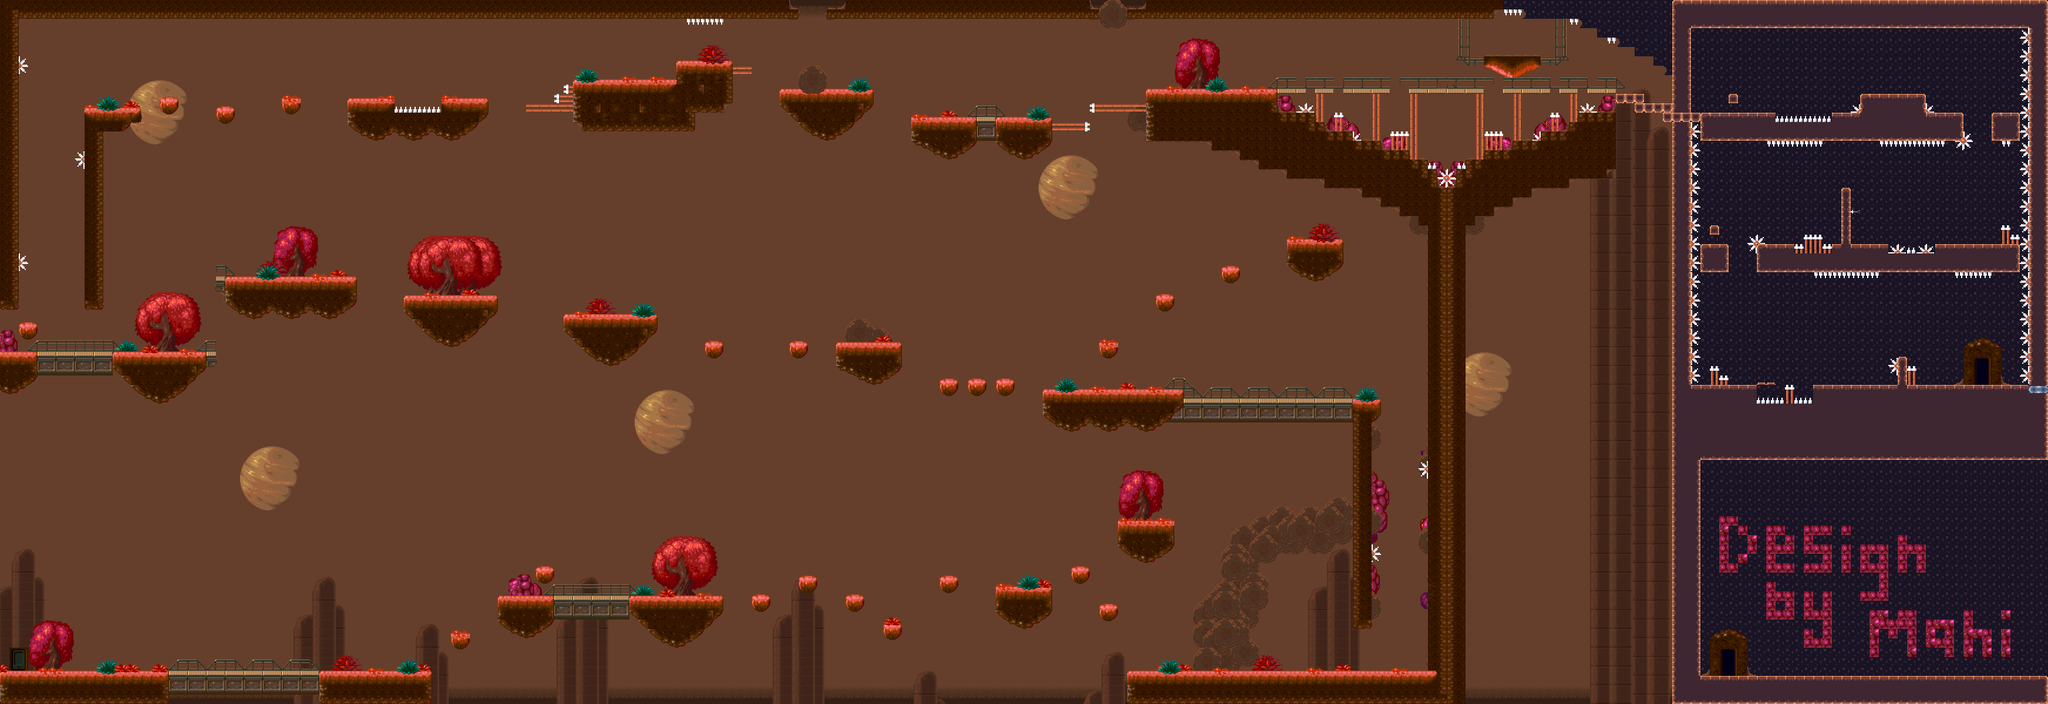

The image is a tile-based game level rendered from a .tmx file. Its description and source (layers, tilesets, objects; grid data summarised) follow:
An orthogonal 218x75 tile map with 16x16 px tiles, 11 tile layers (colour, death, section2 bg, bg Items 1, ...) and 479 objects (206x coin, 137x wall, 52x spike, 34x invis_wall, 15x health, ...).

<map version="1.2" tiledversion="1.3.1" orientation="orthogonal" renderorder="right-down" compressionlevel="0" width="218" height="75" tilewidth="16" tileheight="16" infinite="0" nextlayerid="41" nextobjectid="1055">
 <tileset firstgid="1" source="encoding.tsx" />
 <layer id="30" name="colour" width="218" height="75">
  <data>[16350 cells, 16350 non-empty, 64 distinct tile ids]</data>
 </layer>
 <layer id="31" name="death" width="218" height="75">
  <data>[16350 cells, 481 non-empty, 11 distinct tile ids]</data>
 </layer>
 <layer id="32" name="section2 bg" width="218" height="75">
  <data>[16350 cells, 3065 non-empty, 2 distinct tile ids]</data>
 </layer>
 <layer id="33" name="bg Items 1" width="218" height="75">
  <data>[16350 cells, 645 non-empty, 143 distinct tile ids]</data>
 </layer>
 <layer id="34" name="bg Items 2" width="218" height="75">
  <data>[16350 cells, 525 non-empty, 81 distinct tile ids]</data>
 </layer>
 <layer id="35" name="bg Items 3" width="218" height="75">
  <data>[16350 cells, 689 non-empty, 126 distinct tile ids]</data>
 </layer>
 <layer id="36" name="ONBOTTOM Items 1" width="218" height="75">
  <data>[16350 cells, 806 non-empty, 161 distinct tile ids]</data>
 </layer>
 <layer id="37" name="Platforms" width="218" height="75">
  <data>[16350 cells, 2698 non-empty, 74 distinct tile ids]</data>
 </layer>
 <layer id="38" name="ONBOTTOM Items 2" width="218" height="75">
  <data>[16350 cells, 1132 non-empty, 114 distinct tile ids]</data>
 </layer>
 <layer id="39" name="ONTOP Items 1" width="218" height="75">
  <data>[16350 cells, 266 non-empty, 57 distinct tile ids]</data>
 </layer>
 <layer id="40" name="ONTOP Items 2" width="218" height="75">
  <data>[16350 cells, 194 non-empty, 24 distinct tile ids]</data>
 </layer>
 <objectgroup id="12" name="Obstacles" visible="0">
  <object id="1" name="wall" x="0.00208333" y="1143.03" width="735.972" height="56.9717" />
  <object id="2" name="wall" x="768.063" y="1077.94" width="32" height="29" />
  <object id="3" name="wall" x="912.125" y="965.875" width="32" height="29" />
  <object id="4" name="wall" x="1280.06" y="1013.92" width="32" height="29" />
  <object id="5" name="wall" x="1440.04" y="1013.83" width="32" height="29" />
  <object id="6" name="wall" x="1360.04" y="981.687" width="32" height="29" />
  <object id="7" name="wall" x="1600.05" y="981.802" width="32" height="29" />
  <object id="8" name="wall" x="1504.15" y="1063.89" width="32" height="27" />
  <object id="9" name="wall" x="1823.92" y="966" width="32" height="29" />
  <object id="10" name="wall" x="1871.94" y="1030" width="32" height="29" />
  <object id="11" name="wall" x="1872.07" y="581.888" width="32" height="29" />
  <object id="13" name="wall" x="1696.13" y="645.938" width="32" height="29" />
  <object id="14" name="wall" x="1648.06" y="646" width="32" height="29" />
  <object id="16" name="wall" x="1599.82" y="646.063" width="32" height="29" />
  <object id="17" name="wall" x="1344.09" y="582.065" width="32" height="29" />
  <object id="18" name="wall" x="1199.94" y="581.938" width="32" height="29" />
  <object id="19" name="wall" x="848" y="1015" width="383.807" height="44.875" />
  <object id="20" name="wall" x="1696.33" y="999.75" width="95.75" height="48.5" />
  <object id="24" name="wall" x="1424.02" y="583" width="111.875" height="42.875" />
  <object id="25" name="wall" x="960.01" y="534.984" width="159.982" height="46.8182" />
  <object id="26" name="wall" x="1920.04" y="1143.01" width="543.963" height="56.9602" />
  <object id="27" name="wall" x="2432.01" y="320.07" width="32" height="822.935" />
  <object id="28" name="wall" x="2304" y="720" width="32.003" height="352.091" />
  <object id="29" name="wall" x="1905.13" y="890.375" width="95.75" height="48.5" />
  <object id="30" name="wall" x="2016" y="679" width="335.868" height="40.875" />
  <object id="32" name="wall" x="1775.97" y="662.957" width="240.031" height="46.0909" />
  <object id="33" name="wall" x="368.002" y="471.08" width="239.806" height="46.0909" />
  <object id="34" name="wall" x="687.98" y="502.997" width="159.982" height="46.8182" />
  <object id="35" name="boundary" x="0" y="0.00121528" width="0.333333" height="1143.02" />
  <object id="92" name="invis_wall" x="287.362" y="1098.76" width="0.636364" height="44.25" />
  <object id="94" name="invis_wall" x="544.026" y="1098.78" width="0.636364" height="44.25" />
  <object id="115" name="invis_wall" x="384.066" y="47.0815" width="1.19918" height="423.996" />
  <object id="118" name="invis_wall" x="606.619" y="47.0745" width="1.19918" height="423.996" />
  <object id="120" name="win_area" x="3360" y="608.063" width="32.0273" height="47.9283" />
  <object id="127" name="invis_wall" x="944.141" y="970.725" width="0.636364" height="44.25" />
  <object id="128" name="invis_wall" x="1231.17" y="632.079" width="0.636364" height="382.917" />
  <object id="129" name="invis_wall" x="1920.04" y="1098.75" width="0.636364" height="44.25" />
  <object id="130" name="invis_wall" x="2431.36" y="1098.75" width="0.636364" height="44.25" />
  <object id="131" name="invis_wall" x="2304.01" y="634.747" width="0.636364" height="44.25" />
  <object id="132" name="invis_wall" x="2016.01" y="634.736" width="0.636364" height="44.25" />
  <object id="145" name="invis_wall" x="1775.99" y="238.958" width="1.19918" height="423.996" />
  <object id="146" name="invis_wall" x="2014.82" y="238.952" width="1.19918" height="423.996" />
  <object id="147" name="spike" x="2335.95" y="928.013" width="16.0406" height="29.9896" />
  <object id="148" name="spike" x="2415.98" y="786.007" width="16.0406" height="29.9896" />
  <object id="149" name="spike" x="672" y="182.005" width="80.0015" height="9.97682" />
  <object id="195" name="wall" x="1327.99" y="150.991" width="159.982" height="46.8182" />
  <object id="196" name="wall" x="752.037" y="167.01" width="79.9597" height="46.0909" />
  <object id="198" name="wall" x="592.004" y="167.009" width="79.9597" height="46.0909" />
  <object id="199" name="wall" x="0.343722" y="598.901" width="367.668" height="44.875" />
  <object id="200" name="wall" x="1968" y="501.938" width="32" height="29" />
  <object id="201" name="wall" x="2080.01" y="453.977" width="32" height="29" />
  <object id="202" name="wall" x="2192.18" y="413.063" width="95.75" height="48.5" />
  <object id="203" name="wall" x="0.343181" y="0.00829842" width="31.6636" height="528.001" />
  <object id="204" name="wall" x="32.0569" y="549.976" width="32" height="29" />
  <object id="205" name="wall" x="32.0162" y="0.001425" width="1327.95" height="31.99" />
  <object id="206" name="wall" x="1408" y="0.0091327" width="1135.98" height="31.99" />
  <object id="207" name="wall" x="144.04" y="183.007" width="31.9679" height="345.084" />
  <object id="208" name="wall" x="176.023" y="183.008" width="63.9907" height="40.9756" />
  <object id="209" name="wall" x="272.003" y="166.001" width="32" height="29" />
  <object id="210" name="wall" x="367.998" y="182" width="32" height="29" />
  <object id="211" name="wall" x="480.008" y="165.996" width="32" height="29" />
  <object id="212" name="spike" x="32.0172" y="432.015" width="16.0406" height="29.9896" />
  <object id="213" name="spike" x="127.98" y="258.049" width="16.0406" height="29.9896" />
  <object id="214" name="spike" x="32.0311" y="96.0246" width="16.0406" height="29.9896" />
  <object id="215" name="spike" x="2271.93" y="192.005" width="16.069" height="8.03359" />
  <object id="217" name="spike" x="2368" y="223.964" width="32.0065" height="8.03359" />
  <object id="218" name="spike" x="2432" y="278.004" width="14.0023" height="9.99453" />
  </objectgroup>
 <objectgroup id="13" name="Items" visible="0">
  <!-- 246 objects omitted --></objectgroup>
 <objectgroup id="14" name="Mobs" visible="0">
  <!-- 25 objects omitted --></objectgroup>
</map>
<!-- 412 of 479 objects omitted -->